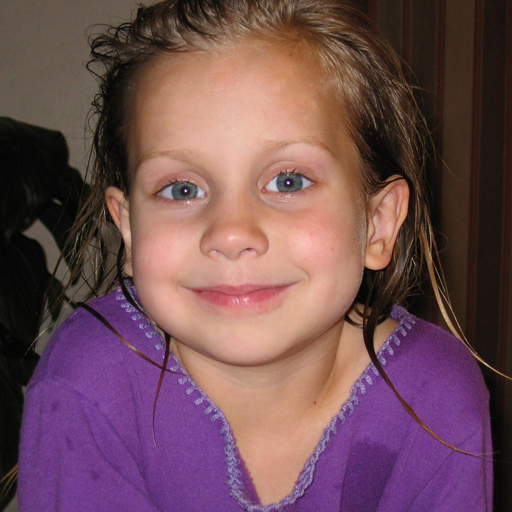
%> input picture Code in progress/slike/Rachel.png, 512 x 512 px
$ octave Sharpening_model_solo.m   (GNU Octave 9; MATLAB toolbox functions it lacks are replaced by stand-ins)
%> lines starting %> are read from the running program, lines starting %| are printed output that depends on the picture
# Inicialisation

im_a = [0.1 0.2 0.3 0.4 0.5
0.1 0.2 0.3 0.4 0.5
0.1 0.2 0.3 0.4 0.5
0.1 0.2 0.3 0.4 0.5
0.1 0.2 0.3 0.4 0.5];

im_b1 = [0.1 0.1 0.1 0.9 0.9 0.9
0.1 0.1 0.1 0.9 0.9 0.9
0.1 0.1 0.1 0.9 0.9 0.9
0.1 0.1 0.1 0.9 0.9 0.9
0.1 0.1 0.1 0.9 0.9 0.9
0.1 0.1 0.1 0.9 0.9 0.9];

im_b2 = [0 0 0 255 255 255
0 0 0 255 255 255
0 0 0 255 255 255
0 0 0 255 255 255
0 0 0 255 255 255
1 1 1 255 255 255];

im_b3 = [0 0 0 10 10 10
0 0 0 10 10 10
0 0 0 10 10 10
0 0 0 10 10 10
0 0 0 10 10 10
0 0 0 10 10 10]*10;

im_b4 = ([50 50 50 150 150 150
50 50 50 150 150 150
50 50 50 150 150 150
50 50 50 150 150 150
50 50 50 150 150 150
50 50 50 150 150 150] );

im_c = [0.1 0.1 0.3 0.7 0.9 0.9
0.1 0.1 0.3 0.7 0.9 0.9
0.1 0.1 0.3 0.7 0.9 0.9
0.1 0.1 0.3 0.7 0.9 0.9
0.1 0.1 0.3 0.7 0.9 0.9
0.1 0.1 0.3 0.7 0.9 0.9];

im_d = [0.1 0.4 0.5 0.5 0.6 0.9
0.1 0.4 0.5 0.5 0.6 0.9
0.1 0.4 0.5 0.5 0.6 0.9
0.1 0.4 0.5 0.5 0.6 0.9
0.1 0.4 0.5 0.5 0.6 0.9
0.1 0.4 0.5 0.5 0.6 0.9]*100;

im_1 = imread('slike/Rachel.png');
%> im_1 is the input picture: size 512x512x3 uint8; mean R, G, B 112.8, 78.2, 84.9
im_1 = im_1(1:300, 1:249);
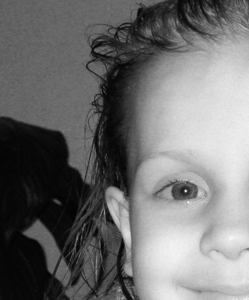
%> im_1: size 300x249 uint8; min 0, max 249, mean 112.3
#im_1 = im_1(248:251, 250:253);

im_org = im_c;
im_org = double(im_org);

if max(max(im_org)) > 140
  mini = 0;
  maxi = 255;
else
  mini = 0;
  maxi = 1;
endif

# --- init ---

magfactorx = 2;
magfactory = 2;

[im_hight, im_width, _] = size(im_org);
magimageheight = floor(im_hight*magfactory);
magimagewidth = floor(im_width*magfactorx);
im_mag = imresize(im_org, [magimageheight, magimagewidth], "bilinear");
im_bicubic = im_mag;

comments = 1;
alpha = 7;
tic;

# -------------------------------------
# -------- Sharpening model -----------
# -------------------------------------

# Colors to gray
im_mag = double(im_mag);
if ndims(im_mag) == 3
  im_mag = rgb2gray(im_mag);
  disp('Job done: piksel to gray');
end

[im_hight, im_width, _] = size(im_org);
[immag_hight, immag_width, _] = size(im_mag);
magfactor = max(magfactorx, magfactory);

# Izračun ukrivljenosti za LR pixle

[Dx, Dy] =  gradient(im_org);
[Dxy, Dyy] =  gradient(Dy);
Dxx =  gradient(Dx);

curvature = zeros(im_hight, im_width);
for i = 1 : im_width
  for j = 1 : im_hight

      curvature(j, i) = Dx(j,i) * Dx(j,i) * Dxx(j,i) + ...
                        Dx(j,i) * Dy(j,i) * Dxy(j,i) + ...
                        Dy(j,i) * Dy(j,i) * Dyy(j,i);

  endfor
endfor

# Normalizacija ukrivljenosti > ?
curv_max = max(max(abs(curvature)));
if curv_max > 1
  curvature = curvature/curv_max;
endif

# Izračun gradienta (using the sobel kernel) za vsak HR piksel
# Ali lahko zamenjam u običnimi odvodi? Čas vs. kvaliteta

gradient_direction = zeros(immag_hight, immag_width);
sobel_x = [-1 0 1; -2 0 2; -1 0 1]; # originalno, bi morala množiti z (-1)
sobel_y = [-1 -2 -1; 0 0 0; 1 2 1];
for i = 2 : immag_width - 1
  for j = 2 : immag_hight - 1
    dx_conv = im_mag(j - 1 : j + 1, i - 1 : i + 1).*sobel_x;
    dy_conv = im_mag(j - 1 : j + 1, i - 1 : i + 1).*sobel_y;
    dx = sum(sum(dx_conv));
    dy = sum(sum(dy_conv));

    # gradient orientation (radians to degrees)

    if dx == 0
      grad_angle = 90;
    else
      grad_angle = atan(dy/dx) * 57.29578;
      if grad_angle < 0
        grad_angle += 360;
        if grad_angle > 180
          grad_angle -= 180;
        endif
      endif
    endif

    gradient_direction(j, i) = grad_angle;

   endfor
endfor

# Testna alternstiva:
% [37 lines of commented-out code are left out]

# --- comment ---

if comments == 1
  disp("maximum slope");
endif

# -----------------------------------------
# --- MAKSIMUM SLOPE (za vsak hr pixel) ---
# -----------------------------------------
ratio_ = zeros(immag_hight, immag_width);

max_slope = zeros(immag_hight, immag_width);
for i = 1 : immag_width
  for j = 1 : immag_hight

    grad = gradient_direction(j, i);

    # Closest four lr pixels (to the left, right, top or bottom)

    x_move = 1;
    y_move = 1;
    lrp_x_center = (i - 0.5)/magfactorx;
    lrp_y_center = (j - 0.5)/magfactory;
    x = ceil(lrp_x_center);
    y = ceil(lrp_y_center);

    # coordinates of 4 closest LR pixles
    # defining which four are closest

    if round(lrp_x_center) < lrp_x_center
      x_move = -1;
    endif
    if round(lrp_y_center) < lrp_y_center
      y_move = -1;
    endif

    # Bounds check and adaption

    if (x + x_move < 1 || x + x_move > im_width)
      x_move = -1 * x_move;
    endif
    if (y + y_move < 1 || y + y_move > im_hight)
      y_move = -1 * y_move;
    endif

    # Primerjaj kote in najdi najbližja LR piksla

    angles = [0, 45, 90, 135, 180];

    ca_diff = abs(angles - grad);
    [_, ca_index] = min(ca_diff);
    closest_angle = angles(ca_index);

    move_sign = x_move * y_move;
    if (closest_angle == 0 || closest_angle == 180)
      cp1 = [x,y];
      cp2 = [x + x_move, y];
    elseif closest_angle == 90
      cp1 = [x,y];
      cp2 = [x, y + y_move];
    elseif closest_angle == 45
      if move_sign > 0
        cp1 = [x + x_move,y];
        cp2 = [x, y + y_move];
      else
        cp1 = [x,y];
        cp2 = [x + x_move, y + y_move];
      end
    elseif closest_angle == 135
      if move_sign < 0
        cp1 = [x + x_move,y];
        cp2 = [x, y + y_move];
      else
        cp1 = [x,y];
        cp2 = [x + x_move, y + y_move];
      end
    else
    disp("Warning: Napaka v računanju kotov.");
    end

    # Koordinate najbližjih dveh pikslov

    lr_pix1_x = cp1(1);
    lr_pix1_y = cp1(2);
    lr_pix2_x = cp2(1);
    lr_pix2_y = cp2(2);

    # Low rewolution pixel values

    lr_pix1 = im_org(lr_pix1_y, lr_pix1_x);
    lr_pix2 = im_org(lr_pix2_y, lr_pix2_x);

    # curvatures at LR pixles

    curv_pix2 = curvature(lr_pix1_y, lr_pix1_x);
    curv_pix1 = curvature(lr_pix2_y, lr_pix2_x);

    # Maximal slope calculation
    # TODO: If we have step edge, mora veljati m2_fraction == 1;
    # Z if stavkom preprečimo ostrenje po primeru (a.1)
    # (a.2) in (a.3) sta pravilno rešena s pomočjo m2 ulomka.

  # Preverjanje ali imamo točko preloma

    m1 = abs(lr_pix2 - lr_pix1)/magfactor;
    m2_fraction = max(abs(curv_pix1),abs(curv_pix2));
    m2 = 1 + (magfactor - 1) * m2_fraction;
    max_slope(j, i) = m1*m2;

    % [12 lines of commented-out code are left out]

  endfor
endfor

figure;
subplot(1, 3, 1);
imshow(im_org, [mini, maxi]);
subplot(1, 3, 2);
imshow(im_bicubic, [mini, maxi]);
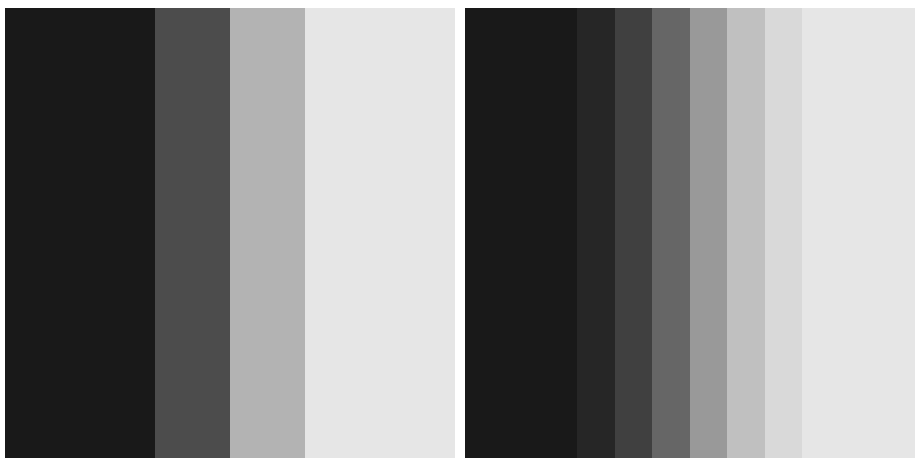
%> figure redrawn from the program's plot data, 2 panels
# subplot(1, 3, 3);
# imshow(im_sharp, [mini, maxi]);

s_min = min(min(max_slope));
s_max = max(max(max_slope));
c_min = min(min(curvature));
c_max = max(max(curvature));

figure;
subplot(2, 2, 1);
imshow(curvature, [0, 1]);
subplot(2, 2, 2);
imshow(curvature, [c_min, c_max]);
subplot(2, 2, 3);
imshow(max_slope, [0, 255]);
subplot(2, 2, 4);
imshow(max_slope, [s_min, s_max]);
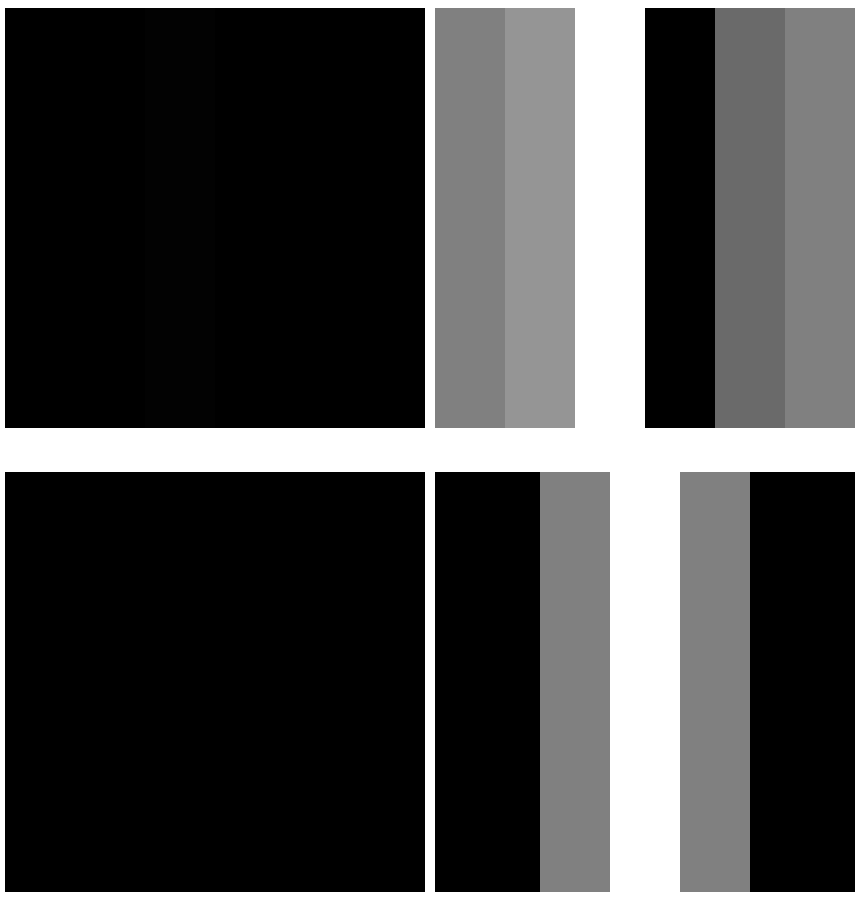
%> figure redrawn from the program's plot data, 4 panels

timeElapsed = toc;
disp("Time:");
disp(timeElapsed);

# ----------------------------------
# --- IMAGE BASED ON MAX SLOPE -----
# ----------------------------------

$ run again, with Code in progress/slike/barbara.png copied over Code in progress/slike/Rachel.png
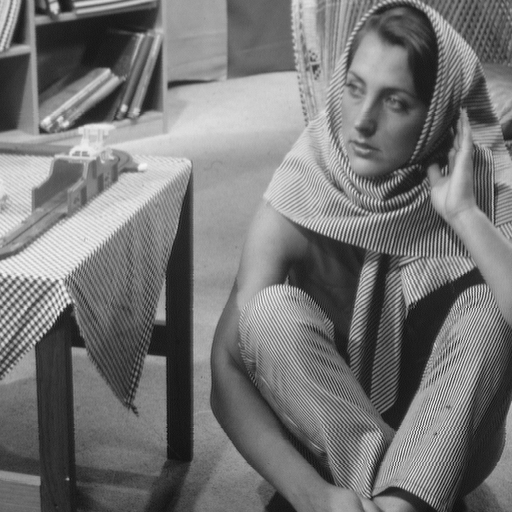
%> input picture Code in progress/slike/barbara.png, 512 x 512 px
%> im_1 is the input picture: size 512x512 uint8; min 12, max 246, mean 117.4
%> `im_1 = im_1(1:300, 1:249);`:
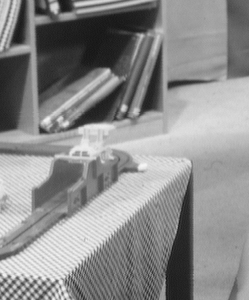
%> im_1: size 300x249 uint8; min 18, max 245, mean 139.7

$ run again, with Code in progress/slike/surf.png copied over Code in progress/slike/Rachel.png
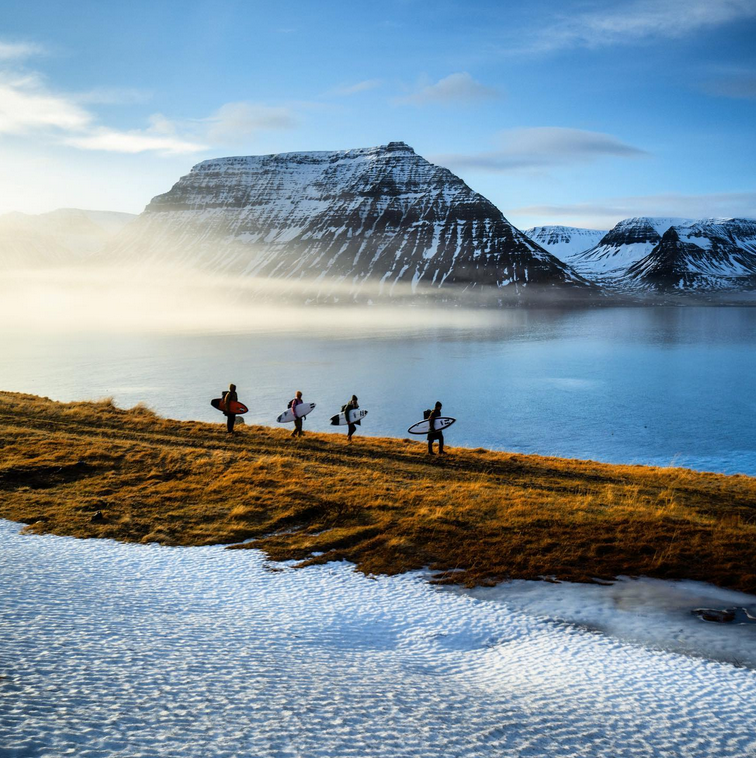
%> input picture Code in progress/slike/surf.png, 756 x 758 px
%> im_1 is the input picture: size 758x756x3 uint8; mean R, G, B 127.5, 146.6, 159.8
%> `im_1 = im_1(1:300, 1:249);`:
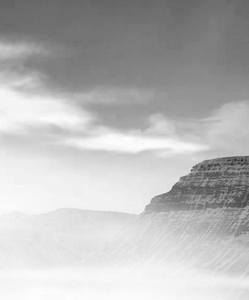
%> im_1: size 300x249 uint8; min 40, max 255, mean 185

$ run again, with Code in progress/slike/zebra.png copied over Code in progress/slike/Rachel.png
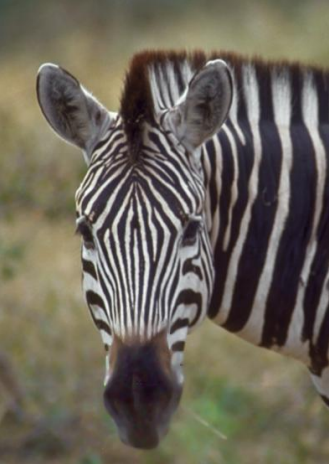
%> input picture Code in progress/slike/zebra.png, 329 x 464 px
%> im_1 is the input picture: size 464x329x3 uint8; mean R, G, B 107.7, 101.6, 89.4
%> `im_1 = im_1(1:300, 1:249);`:
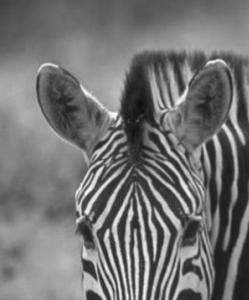
%> im_1: size 300x249 uint8; min 15, max 253, mean 114.8
